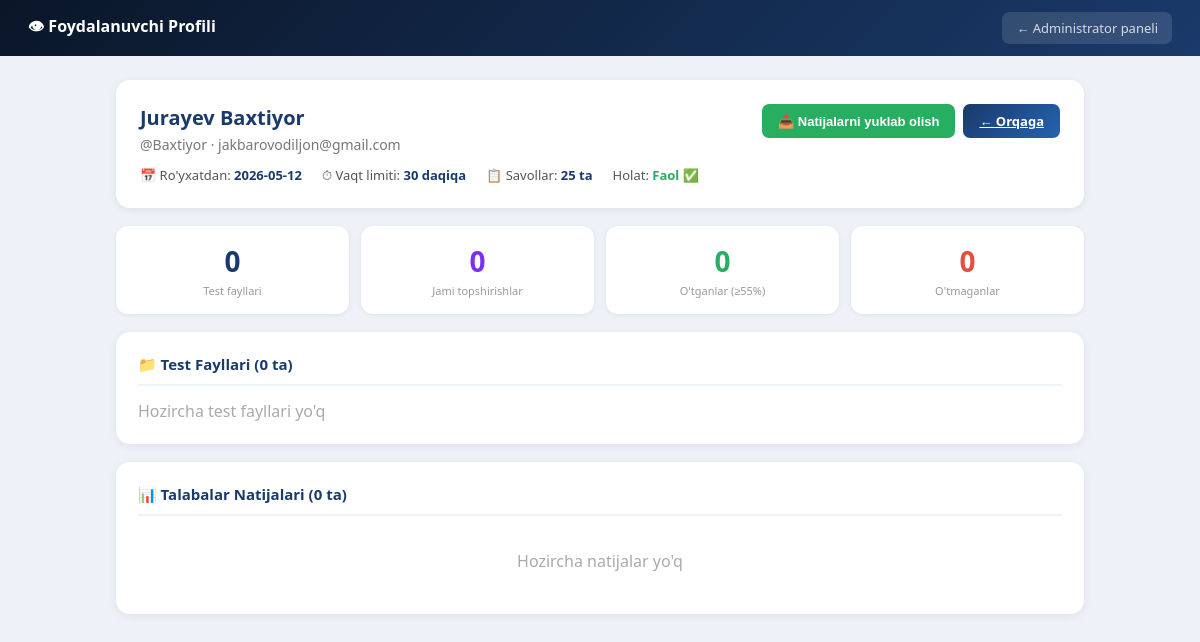
/admin/teacher/25cbf7d2-f603-4d38-bdea-c002a012cbcd (signed in), run on the app's committed database.
### tables this page shows
CREATE TABLE teachers (
            id TEXT PRIMARY KEY, name TEXT, username TEXT UNIQUE,
            password_hash TEXT, email TEXT, created_at TEXT,
            is_active INTEGER DEFAULT 1,
            time_limit INTEGER DEFAULT 30,
            question_count INTEGER DEFAULT 10);

### app.py (the view)
@app.route('/admin/teacher/<tid>')
@admin_required
def admin_teacher_profile(tid):
    t = get_teacher_by_id(tid)
    if not t: return render_template('error.html', msg="O'qituvchi topilmadi"), 404
    t_dir  = get_teacher_tests_dir(tid)
    tests  = [f[:-5] for f in sorted(os.listdir(t_dir)) if f.endswith('.xlsx')]
    results = db_load_results(teacher_id=tid)
    return render_template('admin_teacher.html', teacher=t, tests=tests, results=results)

### app.py (called while the page is built)
def get_db():
    con = sqlite3.connect(DB_FILE)
    con.row_factory = sqlite3.Row
    return con

def admin_required(f):
    @wraps(f)
    def decorated(*args, **kwargs):
        if not session.get('admin_logged_in'):
            return redirect(url_for('admin_login'))
        return f(*args, **kwargs)
    return decorated

def get_teacher_tests_dir(teacher_id):
    d = os.path.join(TESTS_DIR, f'teacher_{teacher_id}')
    os.makedirs(d, exist_ok=True)
    return d

def get_teacher_by_id(tid):
    con = get_db()
    row = con.execute('SELECT * FROM teachers WHERE id=?',(tid,)).fetchone()
    con.close()
    return dict(row) if row else None

def db_load_results(category=None, teacher_id=None):
    con = get_db()
    q = 'SELECT * FROM results WHERE 1=1'
    params = []
    if teacher_id:
        q += ' AND teacher_id=?'; params.append(teacher_id)
    if category and category != 'all':
        q += ' AND category=?'; params.append(category)
    q += ' ORDER BY date DESC'
    rows = con.execute(q, params).fetchall()
    con.close()
    out = []
    for row in rows:
        d = dict(row); d['group'] = d.pop('grp')
        d['answers'] = json.loads(d['answers']); out.append(d)
    return out

### templates/admin_teacher.html (shortened to what this page needs)
<!DOCTYPE html>
<html lang="uz">
<head>
</head>
<body>
<div class="hdr">
  <h1>👁 Foydalanuvchi Profili</h1>
  <a href="/admin" class="hdr-btn">← Administrator paneli</a>
</div>
<div class="page">
  <div class="top-card">
    <div class="teacher-info">
      <h2>{{ teacher.name }}</h2>
      <p>@{{ teacher.username }} {% if teacher.email %}· {{ teacher.email }}{% endif %}</p>
      <div class="teacher-meta">
        <div class="meta-item">📅 Ro'yxatdan: <strong>{{ (teacher.created_at or '')[:10] }}</strong></div>
        <div class="meta-item">⏱ Vaqt limiti: <strong>{{ teacher.time_limit or 30 }} daqiqa</strong></div>
        <div class="meta-item">📋 Savollar: <strong>{{ teacher.question_count or 10 }} ta</strong></div>
        <div class="meta-item">Holat: <strong style="color:{{ '#27ae60' if teacher.is_active else '#e74c3c' }}">{{ 'Faol ✅' if teacher.is_active else 'Bloklangan ❌' }}</strong></div>
      </div>
    </div>
    <div style="display:flex;gap:8px;flex-wrap:wrap;">
      <button class="btn btn-green" onclick="exportResults()">📥 Natijalarni yuklab olish</button>
      <a href="/admin" class="btn btn-blue">← Orqaga</a>
    </div>
  </div>
  {% set done = results|length %}
  {% set passed = results|selectattr('percentage','ge',55)|list|length %}
  {% set failed = done - passed %}
  <div class="stat-row">
    <div class="stat"><div class="n">{{ tests|length }}</div><div class="l">Test fayllari</div></div>
    <div class="stat"><div class="n" style="color:#7b2ff7;">{{ done }}</div><div class="l">Jami topshirishlar</div></div>
    <div class="stat"><div class="n" style="color:#27ae60;">{{ passed }}</div><div class="l">O'tganlar (≥55%)</div></div>
    <div class="stat"><div class="n" style="color:#e74c3c;">{{ failed }}</div><div class="l">O'tmaganlar</div></div>
  </div>
  <div class="card">
    <h2>📁 Test Fayllari ({{ tests|length }} ta)</h2>
    {% if tests %}
    <div style="display:flex;flex-wrap:wrap;gap:8px;">
      {% for t in tests %}
      <span class="badge badge-cat">📄 {{ t }}</span>
      {% endfor %}
    </div>
    {% else %}
    <p style="color:#aaa;">Hozircha test fayllari yo'q</p>
    {% endif %}
  </div>
  <div class="card">
    <h2>📊 Talabalar Natijalari ({{ results|length }} ta)</h2>
    {% if results %}
    <div class="tbl-wrap">
    <table>
      <thead><tr><th>#</th><th>F.I.O.</th><th>Guruh</th><th>Test turi</th><th>Jami</th><th>To'g'ri</th><th>Xato</th><th>Foiz</th><th>Sana</th></tr></thead>
      <tbody>
        {% for r in results %}
        <tr>
          <td>{{ loop.index }}</td>
          <td><strong>{{ r.fio }}</strong></td>
          <td>{{ r.group }}</td>
          <td><span class="badge badge-cat">{{ r.category }}</span></td>
          <td>{{ r.total }}</td>
          <td style="color:#27ae60;font-weight:700;">{{ r.correct }}</td>
          <td style="color:#e74c3c;">{{ r.wrong }}</td>
          <td class="{{ 'pct-good' if r.percentage>=85 else ('pct-mid' if r.percentage>=55 else 'pct-low') }}">{{ r.percentage }}%</td>
          <td style="font-size:12px;color:#aaa;">{{ r.date }}</td>
        </tr>
        {% endfor %}
      </tbody>
    </table>
    </div>
    {% else %}
    <p style="color:#aaa;text-align:center;padding:20px;">Hozircha natijalar yo'q</p>
    {% endif %}
  </div>
</div>
</body>
</html>

### templates/admin_teacher.html (style rules this page uses)
* { box-sizing:border-box;margin:0;padding:0; }
body { font-family:'Segoe UI',Arial,sans-serif;background:#eef1f7;min-height:100vh; }
.hdr { background:linear-gradient(135deg,#0a1628,#1a3a6b);color:white;padding:0 28px;height:56px;display:flex;align-items:center;justify-content:space-between; }
.hdr h1 { font-size:16px;font-weight:700; }
.hdr-btn { color:rgba(255,255,255,.8);text-decoration:none;font-size:13px;background:rgba(255,255,255,.12);padding:7px 14px;border-radius:7px; }
.page { max-width:1000px;margin:24px auto;padding:0 16px; }
.top-card { background:white;border-radius:14px;padding:24px;box-shadow:0 2px 10px rgba(0,0,0,.07);margin-bottom:18px;display:flex;justify-content:space-between;align-items:flex-start;flex-wrap:wrap;gap:16px; }
.teacher-info h2 { font-size:20px;font-weight:800;color:#1a3a6b; }
.teacher-info p { font-size:14px;color:#777;margin-top:4px; }
.teacher-meta { display:flex;gap:20px;flex-wrap:wrap;margin-top:12px; }
.meta-item { font-size:13px;color:#555; }
.meta-item strong { color:#1a3a6b; }
.stat-row { display:grid;grid-template-columns:repeat(4,1fr);gap:12px;margin-bottom:18px; }
.stat { background:white;border-radius:12px;padding:16px;text-align:center;box-shadow:0 1px 5px rgba(0,0,0,.07); }
.stat .n { font-size:28px;font-weight:800;color:#1a3a6b; }
.stat .l { font-size:11px;color:#999;margin-top:3px; }
.card { background:white;border-radius:14px;padding:22px;box-shadow:0 2px 10px rgba(0,0,0,.07);margin-bottom:18px; }
.card h2 { font-size:15px;color:#1a3a6b;font-weight:700;margin-bottom:14px;padding-bottom:10px;border-bottom:2px solid #f0f4f8; }
.btn { padding:8px 16px;border:none;border-radius:7px;font-size:13px;font-weight:600;cursor:pointer; }
.btn-blue { background:linear-gradient(135deg,#1a3a6b,#2563b0);color:white; }
.btn-green { background:#27ae60;color:white; }

### data on the page
teachers: name "Jurayev Baxtiyor", username "Baxtiyor", email "jakbarovodiljon@gmail.com", created_at "2026-05-12", time_limit "30", question_count "25", is_active "Faol ✅"

### other printed values
{{ tests|length }} "0"
{{ done }} "0"
{{ passed }} "0"
{{ failed }} "0"
{{ results|length }} "0"
